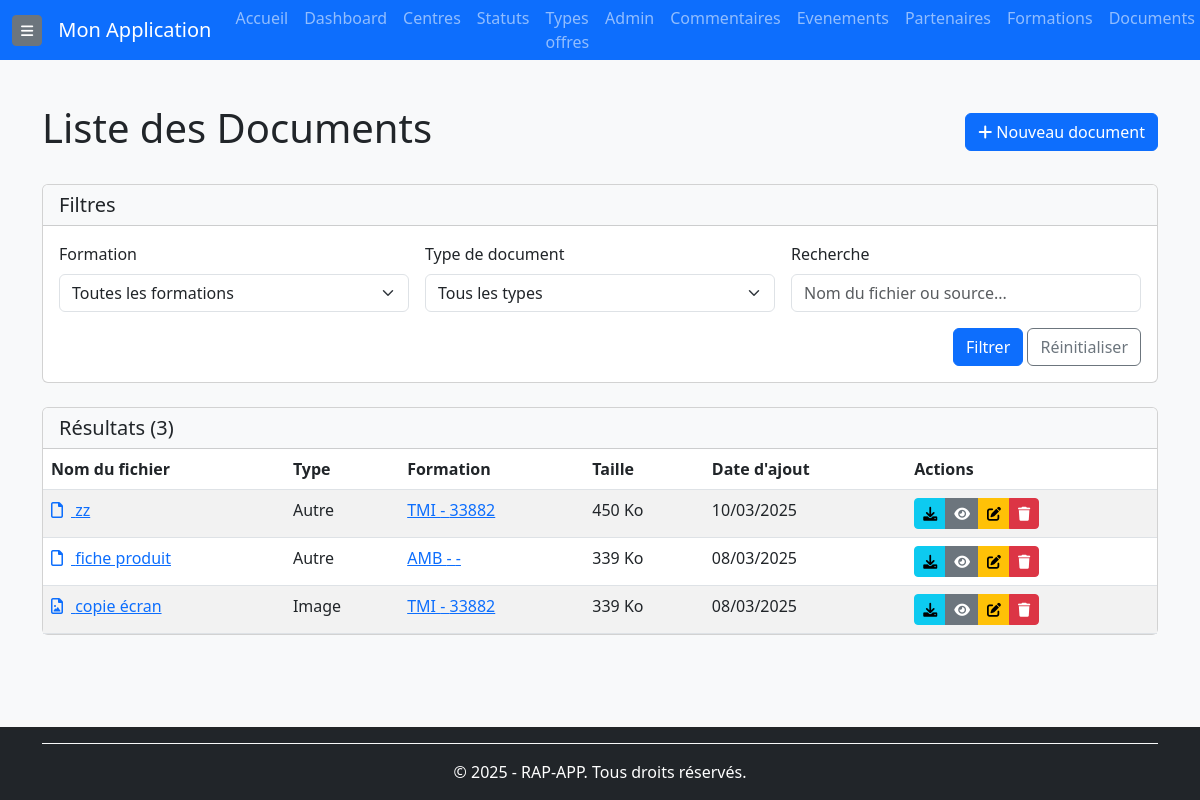
Page /documents/ (signed in) on the committed database.
### rap_app/models/documents.py (models this page shows, shortened)
class Document(BaseModel):
    PDF = 'pdf'
    IMAGE = 'image'
    CONTRAT = 'contrat'
    AUTRE = 'autre'
    TYPE_DOCUMENT_CHOICES = [
        (PDF, 'PDF'),
        (IMAGE, 'Image'),
        (CONTRAT, 'Contrat signé'),
        (AUTRE, 'Autre'),
    ]
    formation = models.ForeignKey(Formation, on_delete=models.CASCADE, related_name="documents",  verbose_name="Formation associée")
    nom_fichier = models.CharField(max_length=255, verbose_name="Nom du fichier",db_index=True)
    fichier = models.FileField(upload_to='formations/documents/', verbose_name="Fichier")
    source = models.TextField(null=True, blank=True, verbose_name="Source du document")
    type_document = models.CharField( max_length=20, choices=TYPE_DOCUMENT_CHOICES, default=AUTRE,verbose_name="Type de document")
    taille_fichier = models.PositiveIntegerField(null=True,blank=True, verbose_name="Taille du fichier (Ko)")
    utilisateur = models.ForeignKey(User, on_delete=models.SET_NULL, null=True)
    class Meta:
        verbose_name = "Document"
        verbose_name_plural = "Documents"
        ordering = ['-created_at']
        indexes = [
            models.Index(fields=['nom_fichier']),  # Index pour la recherche rapide
        ]

### rap_app/models/formations.py (models this page shows, shortened)
class Formation(BaseModel):
    nom = models.CharField(max_length=255, verbose_name="Nom de la formation")
    centre = models.ForeignKey(Centre, on_delete=models.CASCADE, related_name='formations', verbose_name="Centre de formation")
    type_offre = models.ForeignKey(TypeOffre, on_delete=models.CASCADE, related_name="formations", verbose_name="Type d'offre")
    statut = models.ForeignKey(Statut, on_delete=models.CASCADE, related_name="formations", verbose_name="Statut de la formation")
    start_date = models.DateField(null=True, blank=True, verbose_name="Date de début")
    end_date = models.DateField(null=True, blank=True, verbose_name="Date de fin")
    num_kairos = models.CharField(max_length=50, null=True, blank=True, verbose_name="Numéro Kairos")
    num_offre = models.CharField(max_length=50, null=True, blank=True, verbose_name="Numéro de l'offre")
    num_produit = models.CharField(max_length=50, null=True, blank=True, verbose_name="Numéro du produit")
    prevus_crif = models.PositiveIntegerField(default=0, verbose_name="Places prévues CRIF")
    prevus_mp = models.PositiveIntegerField(default=0, verbose_name="Places prévues MP")
    inscrits_crif = models.PositiveIntegerField(default=0, verbose_name="Inscrits CRIF")
    inscrits_mp = models.PositiveIntegerField(default=0, verbose_name="Inscrits MP")
    assistante = models.CharField(max_length=255, null=True, blank=True, verbose_name="Assistante")
    cap = models.PositiveIntegerField(null=True, blank=True, verbose_name="Capacité maximale")
    convocation_envoie = models.BooleanField(default=False, verbose_name="Convocation envoyée")
    entresformation = models.PositiveIntegerField(default=0, verbose_name="Entrées en formation")
    nombre_candidats = models.PositiveIntegerField(default=0, verbose_name="Nombre de candidats")
    nombre_entretiens = models.PositiveIntegerField(default=0, verbose_name="Nombre d'entretiens")
    nombre_evenements = models.PositiveIntegerField(default=0, verbose_name="Nombre d'événements")
    dernier_commentaire = models.TextField(null=True, blank=True, verbose_name="Dernier commentaire")
    partenaires = models.ManyToManyField(Partenaire, related_name="formations", verbose_name="Partenaires", blank=True)
    utilisateur = models.ForeignKey(User, on_delete=models.SET_NULL, null=True, blank=True,related_name="formations_creees",verbose_name="Créé par" )
    objects = FormationManager()
    class Meta:
        verbose_name = "Formation"
        verbose_name_plural = "Formations"
        ordering = ['-start_date', 'nom']
        indexes = [
            models.Index(fields=['start_date']),
            models.Index(fields=['end_date']),
            models.Index(fields=['nom']),
        ]

### rap_app/views/documents_views.py (the view)
# urls.py: path('documents/', documents_views.DocumentListView.as_view(), name='document-list'),
class DocumentListView(BaseListView):
    model = Document
    context_object_name = 'documents'
    template_name = 'documents/document_list.html'
    def get_queryset(self):
        queryset = super().get_queryset().select_related('formation')
        formation_id = self.request.GET.get('formation')
        if formation_id:
            queryset = queryset.filter(formation_id=formation_id)
        type_doc = self.request.GET.get('type_document')
        if type_doc:
            queryset = queryset.filter(type_document=type_doc)
        q = self.request.GET.get('q')
        if q:
            queryset = queryset.filter(
                Q(nom_fichier__icontains=q) |
                Q(source__icontains=q)
            )
        return queryset
    def get_context_data(self, **kwargs):
        context = super().get_context_data(**kwargs)
        context['filters'] = {
            'formation': self.request.GET.get('formation', ''),
            'type_document': self.request.GET.get('type_document', ''),
            'q': self.request.GET.get('q', ''),
        }
        context['formations'] = Formation.objects.all()
        context['types_document'] = Document.TYPE_DOCUMENT_CHOICES
        return context

### rap_app/templates/documents/document_list.html (shortened to what this page needs)
{% extends 'base.html' %}
{% load static %}
{% block content %}
<div class="container mt-4">
    <div class="d-flex justify-content-between align-items-center mb-4">
        <h1>Liste des Documents</h1>
        <a href="{% url 'document-create' %}" class="btn btn-primary">
            <i class="fas fa-plus"></i> Nouveau document
        </a>
    </div>
    <div class="card mb-4">
        <div class="card-header bg-light">
            <h5 class="mb-0">Filtres</h5>
        </div>
        <div class="card-body">
            <form method="get" class="row g-3">
                <div class="col-md-4">
                    <label for="formation" class="form-label">Formation</label>
                    <select name="formation" id="formation" class="form-select">
                        <option value="">Toutes les formations</option>
                    </select>
                </div>
                <div class="col-md-4">
                    <label for="type_document" class="form-label">Type de document</label>
                    <select name="type_document" id="type_document" class="form-select">
                        <option value="">Tous les types</option>
                    </select>
                </div>
                <div class="col-md-4">
                    <label for="q" class="form-label">Recherche</label>
                    <input type="text" class="form-control" id="q" name="q" value="{{ filters.q }}" placeholder="Nom du fichier ou source...">
                </div>
                <div class="col-12 text-end">
                    <button type="submit" class="btn btn-primary">Filtrer</button>
                    <a href="{% url 'document-list' %}" class="btn btn-outline-secondary">Réinitialiser</a>
                </div>
            </form>
        </div>
    </div>
    <div class="card">
        <div class="card-header bg-light">
            <div class="d-flex justify-content-between align-items-center">
                <h5 class="mb-0">Résultats ({{ documents|length }})</h5>
            </div>
        </div>
        <div class="card-body p-0">
            {% if documents %}
                <div class="table-responsive">
                    <table class="table table-hover table-striped mb-0">
                        <thead>
                            <tr>
                                <th>Nom du fichier</th>
                                <th>Type</th>
                                <th>Formation</th>
                                <th>Taille</th>
                                <th>Date d'ajout</th>
                                <th>Actions</th>
                            </tr>
                        </thead>
                        <tbody>
                            {% for document in documents %}
                                <tr>
                                    <td>
                                        <a href="{{ document.fichier.url }}" target="_blank">
                                            <i class="far {% if document.type_document == 'pdf' %}fa-file-pdf{% elif document.type_document == 'image' %}fa-file-image{% elif document.type_document == 'contrat' %}fa-file-contract{% else %}fa-file{% endif %} me-2"></i>
                                            {{ document.nom_fichier }}
                                        </a>
                                    </td>
                                    <td>{{ document.get_type_document_display }}</td>
                                    <td>
                                        <a href="{% url 'formation-detail' document.formation.id %}">
                                            {{ document.formation.nom }} - {{ document.formation.num_offre|default:"-" }}
                                        </a>
                                    </td>
                                    <td>
                                        {% if document.taille_fichier %}
                                            {% if document.taille_fichier > 1024 %}
                                                {{ document.taille_fichier|divisibleby:"1024"|floatformat:2 }} Mo
                                            {% else %}
                                                {{ document.taille_fichier }} Ko
                                            {% endif %}
                                        {% else %}
                                            --
                                        {% endif %}
                                    </td>
                                    <td>{{ document.created_at|date:"d/m/Y" }}</td>
                                    <td>
                                        <div class="btn-group btn-group-sm">
                                            <a href="{{ document.fichier.url }}" target="_blank" class="btn btn-info" title="Télécharger">
                                                <i class="fas fa-download"></i>
                                            </a>
                                            <a href="{% url 'document-detail' document.id %}" class="btn btn-secondary" title="Détails">
                                                <i class="fas fa-eye"></i>
                                            </a>
                                            <a href="{% url 'document-update' document.id %}" class="btn btn-warning" title="Modifier">
                                                <i class="fas fa-edit"></i>
                                            </a>
                                            <a href="{% url 'document-delete' document.id %}" class="btn btn-danger" title="Supprimer">
                                                <i class="fas fa-trash"></i>
                                            </a>
                                        </div>
                                    </td>
                                </tr>
                            {% endfor %}
                        </tbody>
                    </table>
                </div>
            {% else %}
                <div class="text-center py-4">
                    <p class="text-muted">Aucun document trouvé.</p>
                </div>
            {% endif %}
        </div>
    </div>
</div>
{% endblock %}

### rap_app/templates/base.html (style rules this page uses)
body { background-color: #f8f9fa; display: flex; flex-direction: column; min-height: 100vh; }

### rows in the picture
Document: nom_fichier "zz", type_document "Autre", formation.nom "TMI", formation.num_offre "33882", taille_fichier "450", created_at "10/03/2025"
Document: nom_fichier "fiche produit", type_document "Autre", formation.nom "AMB", formation.num_offre "-", taille_fichier "339", created_at "08/03/2025"
Document: nom_fichier "copie écran", type_document "Image", formation.nom "TMI", formation.num_offre "33882", taille_fichier "339", created_at "08/03/2025"

### other values in the picture
{{ documents|length }} "3"
